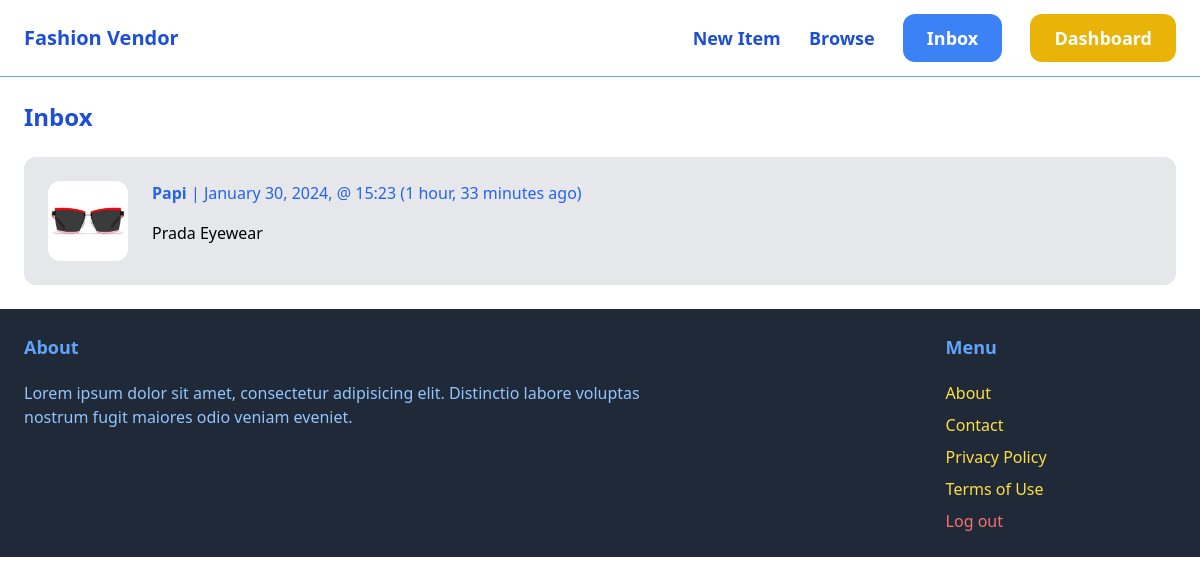
The page /inbox/ (signed in) on the database its author committed.
### conversation/models.py (models this page shows)
class Conversation(models.Model):
    item = models.ForeignKey(
        Item, related_name="conversations", on_delete=models.CASCADE
    )  # A conversation belongs to an item
    members = models.ManyToManyField(User, related_name="conversations")
    created_at = models.DateTimeField(
        auto_now_add=True
    )  # Automatically set the field to now when the object is first created.
    modified_at = models.DateTimeField(
        auto_now=True
    )  # Automatically set the field to now every time the object is saved.
    class Meta:
        ordering = ("-modified_at",)

### item/models.py (models this page shows, shortened)
class Item(models.Model):
    category = models.ForeignKey(Category, related_name="items", on_delete=models.CASCADE)
    name = models.CharField(max_length=255)
    description = models.TextField(blank=True, null=True)
    price = models.FloatField()
    image = models.ImageField(upload_to="item_images", blank=True, null=True)
    is_sold = models.BooleanField(default=False)
    created_by = models.ForeignKey(User, related_name="items", on_delete=models.CASCADE)
    created_at = models.DateTimeField(auto_now_add=True)
    class Meta:
        ordering = ("name",)

### conversation/views.py (the view)
# urls.py: path("inbox/", include("conversation.urls")),
@login_required
def inbox(request):
    conversations = Conversation.objects.filter(members__in=[request.user.id])
    return render(request, "conversation/inbox.html", {"conversations": conversations})

### conversation/templates/conversation/inbox.html (shortened to what this page needs)
{% extends "core/base.html" %}
{% block content %}
    <h1 class="mb-6 text-2xl text-blue-700 font-semibold">Inbox</h1>
    <div class="spcae-y-6">
        {% for conversation in conversations %}
            <a href="{% url 'conversation:detail' conversation.id %}">
                <div class="p-6 flex bg-gray-200 rounded-xl">
                    <div class="pr-6">
                        <img src="{{ conversation.item.image.url }}" class="w-20 rounded-xl">
                    </div>
                    <div>
                        {% for member in conversation.members.all %}
                            {% if member != request.user %}
                                <p class="mb-4 text-blue-600">
                                    <strong>{{ member.username }}</strong> | {{ conversation.modified_at|date:"F j, Y, @ H:i" }} ({{ conversation.modified_at|timesince }} ago)
                                </p>
                                <p>
                                    {{ conversation.item.name }}
                                </p>
                            {% endif %}
                        {% endfor %}
                    </div>
                </div>
            </a>
        {% endfor %}
    </div>
{% endblock %}

### rows shown on the page
Conversation: item.image (picture), modified_at "January 30, 2024, @ 15:23", modified_at "1 hour, 33 minutes", item.name "Prada Eyewear"

### other values the page prints
{{ member.username }} "Papi"
